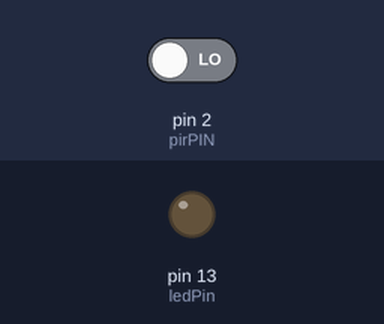
Simulated run of this sketch. Board: Arduino Uno, built with avr-gcc and run on an emulated ATmega328P. Parts: output pins drawn as LEDs (lit = HIGH). The inputs (shaded band) are chosen by the test bench; at power-on: pin 2 (pirPIN) LOW.

Above: at 6.2 s.
6.3 s: pin 2 (pirPIN) driven HIGH
At 7.7 s:
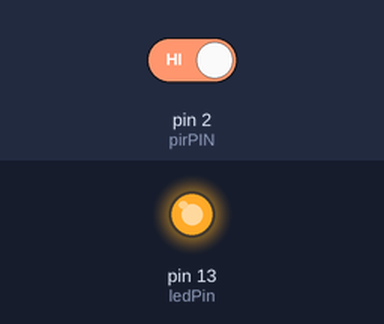
8.0 s: pin 2 (pirPIN) driven LOW
At 9.0 s:
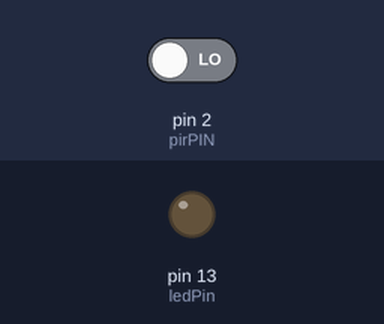
Timing chart, 0 to 11.0 s (numbered marks = the images above; inputs shaded):
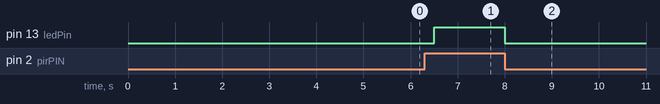

Measured:
- after the input at 6.3 s, pin 13 (ledPin): LOW → HIGH after 0.20 s
- after the input at 8.0 s, pin 13 (ledPin): HIGH → LOW at once

The sketch:

alarm_bluetooth.ino
```cpp
#include <SoftwareSerial.h> // serial library used for communication

SoftwareSerial burg_alarm(10, 11); // communicates via TX, RX at 10, 11 respectively
int ledPin = 13; // in built LED to show status changes
int pirPIN = 2;   // signal of the PIR sensor goes to pin 2
int pirState = LOW; // initiate the PIR status to LOW (no motion)
int pirVal = 0; // variable for storing the PIR status

void setup() {
  burg_alarm.begin(9600); // communication begins on baud 9600
  pinMode(ledPin, OUTPUT); // sets the LED pin as output
  delay(5000); // waits 5 seconds for motion to die down
}

void loop(){
  pirVal = digitalRead(pirPIN);  // read input from the sensor
  if (pirVal == HIGH) {          // if input is HIGH (motion detected)
    digitalWrite(ledPin, HIGH);  // turn LED ON
    delay(150);  // small delay
    if (pirState == LOW) { // checks if the PIR state is LOW while the input is HIGH
    // this means, there wasn't motion before, but there is something happening now
      Serial.println("Motion detected!"); // prints out an Alert
      burg_alarm.println('1'); // sends out '1' for when motion is detected via Bluetooth to python
      pirState = HIGH; // sets the pirState to HIGH (motion detected)
    }
  } else { // no motion detected
      digitalWrite(ledPin, LOW); // turn LED OFF
      delay(300);  // small delay
      if (pirState == HIGH){ // if there was motion, but isn't any now
      Serial.println("Motion ended!");
      burg_alarm.println('0'); // sends a '0' when the motion has ended
      pirState = LOW; // sets the state to LOW (no motion)
    }
  }
}
```
